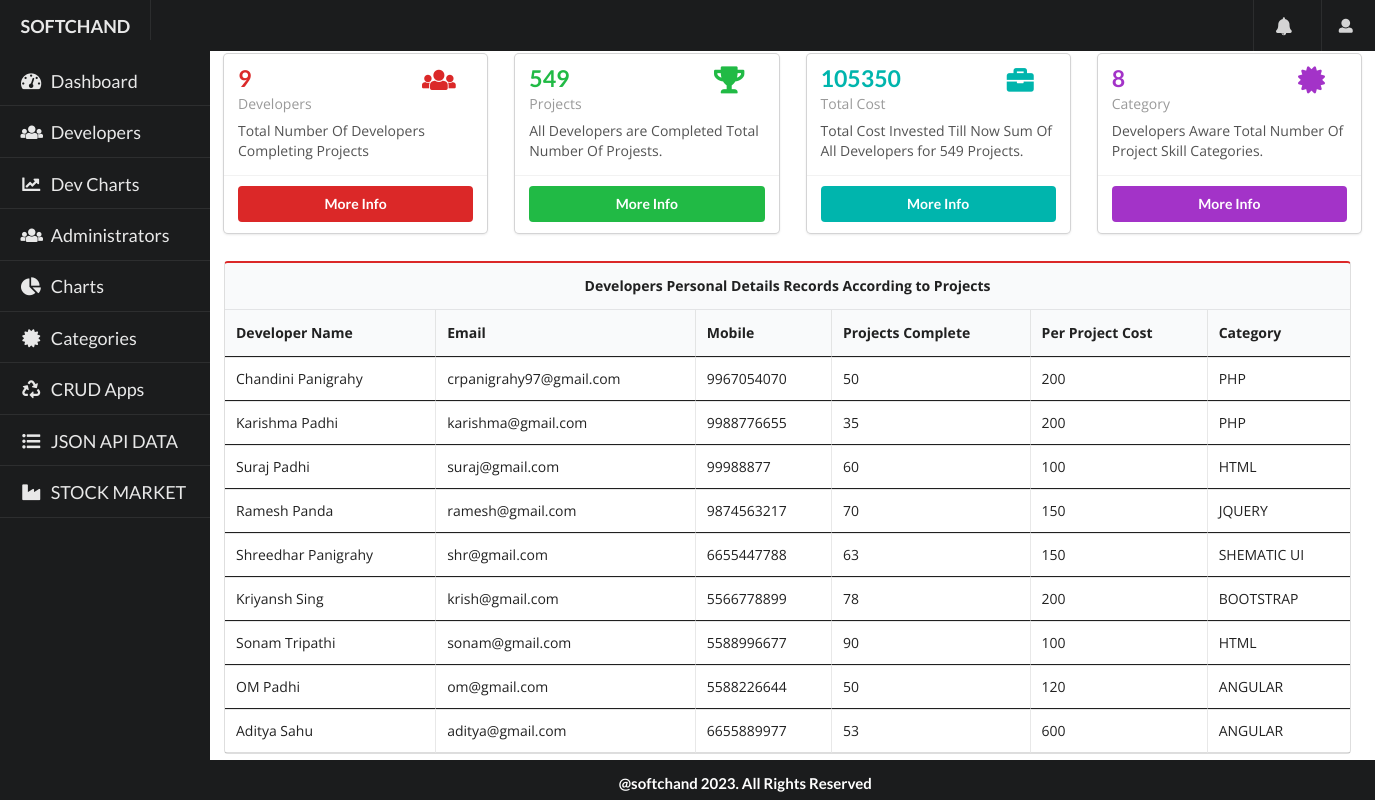
Screenshot of /developers.php with the database file from the repository.
### tables this page shows
CREATE TABLE `developers` (
  `id` int(11) NOT NULL,
  `username` varchar(50) NOT NULL,
  `email` varchar(50) NOT NULL,
  `mobile` varchar(20) NOT NULL,
  `pro` varchar(20) NOT NULL,
  `procust` varchar(20) NOT NULL,
  `cat` int(11) NOT NULL
);

CREATE TABLE `category` (
  `id` int(11) NOT NULL,
  `name` varchar(22) NOT NULL
);

### developers.php (the view, shortened to what this page needs)
<?php
 include 'partials/header.php';
 include 'partials/footer.php';
 include 'partials/sidebar.php';
 include 'partials/connection.php';
$sql = "SELECT developers.id, developers.username, developers.email, developers.mobile, developers.pro, developers.procust, category.name as cat FROM developers JOIN category on developers.cat = category.id";
$result = mysqli_query($con, $sql);
 ?>
<div class="ui pusher">
      <div class="ui main-content">
        <div class="ui grid stackable padded">
          <div
            class="four wide computer eight wide tablet sixteen wide mobile column"
          >
            <div class="ui fluid card">
              <div class="content">
                <div class="ui right floated header red">
                  <i class="users icon "></i>
                </div>
                <div class="header">
                  <div class="ui red header">
                  <?php
                    if($admin_total = mysqli_num_rows($result)){
                      echo $admin_total;
                    }
                    else{
                      echo "0";
                    }
                    ?>
                  </div>
                </div>
                <div class="meta">
                Developers
                </div>
                <div class="description">
                 Total Number Of Developers Completing Projects
                </div>
              </div>
              <div class="extra content">
                <div class="ui two buttons">
                <a href="dashboard.php"  class="ui red button">More Info</a>
                </div>
              </div>
            </div>
          </div>
          <div
            class="four wide computer eight wide tablet sixteen wide mobile column"
          >
            <div class="ui fluid card">
              <div class="content">
                <div class="ui right floated header green">
                  <i class="icon trophy"></i>
                </div>
                <div class="header">
                  <div class="ui header green">
                    <?php
                    $total_project = mysqli_query($con, "SELECT sum(pro) FROM `developers`") or die(mysqli_error());
                    while($total_project_completed = mysqli_fetch_array($total_project)){
                      echo $total_project_completed['sum(pro)'];
                    }
                    ?>
                  </div>
                </div>
                <div class="meta">
                 Projects
                </div>
                <div class="description">
                All Developers are Completed Total Number Of Projests.
                </div>
              </div>
              <div class="extra content">
                <div class="ui two buttons">
                <a href="dashboard.php"  class="ui green button">More Info</a>
                </div>
              </div>
            </div>
          </div>
          <div
            class="four wide computer eight wide tablet sixteen wide mobile column"
          >
            <div class="ui fluid card">
              <div class="content">
                <div class="ui right floated header teal">
                  <i class="icon briefcase"></i>
                </div>
                <div class="header">
                  <div class="ui teal header">
                  <?php
                    $total_project = mysqli_query($con, "SELECT sum(pro*procust) FROM `developers`") or die(mysqli_error());
                    while($total_project_completed = mysqli_fetch_array($total_project)){
                      echo $total_project_completed['sum(pro*procust)'];
                    }
                    ?>
                  </div>
                </div>
                <div class="meta">
                  Total Cost
                </div>
                <div class="description">
                  Total Cost Invested Till Now Sum Of All Developers for                     <?php
                    $total_project = mysqli_query($con, "SELECT sum(pro) FROM `developers`") or die(mysqli_error());
                    while($total_project_completed = mysqli_fetch_array($total_project)){
                      echo $total_project_completed['sum(pro)'];
                    }
                    ?> Projects.
                </div>
              </div>
              <div class="extra content">
                <div class="ui two buttons">
                <a href="dashboard.php" class="ui teal button">More Info</a>
                </div>
              </div>
            </div>
          </div>
          <div
            class="four wide computer eight wide tablet sixteen wide mobile column"
          >
            <div class="ui fluid card">
              <div class="content">
                <div class="ui right floated header purple">
                  <i class="icon certificate "></i>
                </div>
                <div class="header">
                  <div class="ui purple header">
                  <?php
                    $dash_category_query = "SELECT * FROM `category`";
                    $dash_category_query_run = mysqli_query($con, $dash_category_query);
                    if($category_total = mysqli_num_rows($dash_category_query_run)){
                      echo $category_total;
                    }
                    else{
                      echo "0";
                    }
                    ?>
                  </div>
                </div>
                <div class="meta">
                  Category
                </div>
                <div class="description">
                Developers Aware Total Number Of Project Skill Categories.</div>
              </div>
              <div class="extra content">
                <div class="ui two buttons">
                <a href="category.php" class="ui purple button">More Info</a>
                </div>
              </div>
            </div>
          </div>
        </div>
        <div class="ui grid stackable padded container">
          <div class="ui column">
            <table class="ui celled red table">
              <thead>
                <tr class="ui celled red">
                  <th colspan="6" class="ui celled red center aligned">
                  Developers Personal Details Records According to Projects
                  </th>
                </tr>
                <tr>
                <th>Developer Name</th>
                <th>Email</th>
                <th>Mobile</th>
                <th>Projects Complete</th>
                <th>Per Project Cost</th>
                <th>Category</th>
                </tr>
              </thead>
              <tbody>
              <?php while ($value = mysqli_fetch_array($result)){
                echo "<tbody class='ui'><tr>
                <td>".$value['username']." </td>
                <td>".$value['email']."</td>
                <td>".$value['mobile']."</td>
                <td>".$value['pro']."</td>
                <td>".$value['procust']."</td>
                <td>".$value['cat']."</td>
            </tr></tbody>";
            }
            ?>
              </tbody>
            </table>
          </div>
        </div>
      </div>
    </div>

### partials/header.php (shortened to what this page needs)
<!DOCTYPE html>
<html lang="en">
  <head>
    <link rel="stylesheet" href="css/semantic.min.css">
    <link href="css/bootstrap5.0.1.min.css" rel="stylesheet">
    <link rel="stylesheet" type="text/css" href="css/datatables-1.10.25.min.css" />
    <link rel="stylesheet" href="https://cdn.datatables.net/select/1.7.0/css/select.dataTables.min.css">
    <link rel="stylesheet" href="https://code.highcharts.com/css/highcharts.css">
<link rel="stylesheet" href="css/style.css" >
    <link
      rel="stylesheet"
      href="https://cdnjs.cloudflare.com/ajax/libs/semantic-ui/2.4.1/semantic.min.css"
    />
    <link
      rel="stylesheet"
      href="https://cdnjs.cloudflare.com/ajax/libs/font-awesome/5.11.2/css/all.min.css"
    />
    <link rel="stylesheet" href="css/style.css" />
    <link rel="stylesheet" href="css/main.css">
</head>

### partials/footer.php
<nav class="ui bottom fixed inverted menu">
       <h4 style="padding: 1% 0% 0% 45%; color:white;"> @softchand 2023. All Rights Reserved</h4>
</nav>

### partials/sidebar.php (shortened to what this page needs)
 <div class="ui sidebar inverted  vertical menu sidebar-menu" id="sidebar">
      <a href="dashboard.php" class="item first">
      <div>
      <i class="icon tachometer alternate"></i>Dashboard
    </div></a>
    <a href="developers.php" class="item">
        <div>
        <i class="users icon"></i>Developers
        </div>
       </a>
       <a href="devchart.php" class="item four">
        <div>
          <i class="icon chart line"></i>
          Dev Charts
        </div>
      </a>
    <a href="administrators.php" class="item">
        <div>
        <i class="users icon"></i>Administrators
        </div>
       </a>
       <a href="chart.php" class="item four">
        <div>
          <i class="icon chart pie"></i>
          Charts
        </div>
      </a>
      <a href="category.php" class="item four">
        <div>
          <i class="icon certificate "></i>
          Categories
        </div>
      </a>
      <a href="crudapp.php" class="item">
        <div>
          <i class="icon recycle"></i>
          CRUD Apps
        </div>
      </a>
      <a href="jsonapi.php" class="item">
        <div>
          <i class="icon list ul"></i>
          JSON API DATA
        </div>
      </a>
      <a href="stockmarketapidata.php" class="item">
        <div>
          <i class="icon industry"></i>
          STOCK MARKET
        </div>
      </a>
    </div>
<nav class="ui top fixed inverted menu">
      <div class="left menu">
        <a href="#" class="header item main">
          SOFTCHAND
        </a>
      </div>
      <div class="right menu">
        <a href="#" class="item">
          <i class="bell icon"></i>
        </a>
        <div class="ui dropdown item">
          <i class="user cirlce icon"></i>
        </div>
      </div>
    </nav>

### css/style.css (style rules this page uses)
:root { --tablet: 768px; --smallMonitor: 992px; --largeMonitor: 1200px; --font-family: 'Open Sans', sans-serif; }
.ui.vertical.menu.sidebar-menu { margin-top: 40px !important; max-height: calc(100% - 40px) !important; height: calc(100% - 40px) !important; }
.ui.vertical.menu.sidebar-menu .item i.icon { float: left; margin: 0em 0.5em 0em 0em; }
.main-content { margin-top: 40px; }
@media (min-width: 768px) { .ui.vertical.menu.sidebar-menu { visibility: visible; -webkit-transform: translate3d(0, 0, 0); transform: translate3d(0, 0, 0); width: 15rem !important; } }
@media (min-width: 768px) { .main-content { margin-left: 15rem; } }

### css/main.css (style rules this page uses)
.ui .main-content { position: absolute; }

### partials/sidebar.php (style rules this page uses)
a.item { font-size : 18px; padding: 10px 0px; }
.first { margin-top: 15px; }

### rows the page displays
developers: username "Chandini Panigrahy", email "crpanigrahy97@gmail.com", mobile "9967054070", pro "50", procust "200", cat.name "PHP"
developers: username "Karishma Padhi", email "karishma@gmail.com", mobile "9988776655", pro "35", procust "200", cat.name "PHP"
developers: username "Suraj Padhi", email "suraj@gmail.com", mobile "99988877", pro "60", procust "100", cat.name "HTML"
developers: username "Ramesh Panda", email "ramesh@gmail.com", mobile "9874563217", pro "70", procust "150", cat.name "JQUERY"
developers: username "Shreedhar Panigrahy", email "shr@gmail.com", mobile "6655447788", pro "63", procust "150", cat.name "SHEMATIC UI"
developers: username "Kriyansh Sing", email "krish@gmail.com", mobile "5566778899", pro "78", procust "200", cat.name "BOOTSTRAP"
developers: username "Sonam Tripathi", email "sonam@gmail.com", mobile "5588996677", pro "90", procust "100", cat.name "HTML"
developers: username "OM Padhi", email "om@gmail.com", mobile "5588226644", pro "50", procust "120", cat.name "ANGULAR"
developers: username "Aditya Sahu", email "aditya@gmail.com", mobile "6655889977", pro "53", procust "600", cat.name "ANGULAR"

### other values shown
$admin_total "9"
$total_project_completed['sum(pro)'] "549"
$total_project_completed['sum(pro*procust)'] "105350"
$category_total "8"
